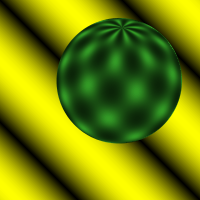
#> input picture image/sphere1.bmp, 200 x 200 px; the run also reads 1 picture not shown here
$ jupyter execute dense_optical_flow.ipynb   (text cells are left out)
#> lines starting #> are read from the running program, lines starting #| are printed output that depends on the picture; pictures that were not available may be replaced by others from this repository, and a replacement may not be noted
#> further down, image1 is the input picture: shape (200, 200, 3); mean B, G, R 5.8, 134, 117.1
[cell 1]
# Libraries
import numpy as np
import cv2
from matplotlib import pyplot as plt
from scipy.ndimage import convolve
import time

[cell 2]
# [11 lines left out: function image_gradient, not called in this run]

[cell 3]
# Function: Horn-Schunck Optical Flow method
# PI: Previous image (np.ndarray)
# LI: Last image (np.ndarray)
# corner_list: List corners
# window_size: Window size (tuple)
# Return: vx, vy, corner_list
def Horn_Schunck_Optical_Flow(beforeImg, afterImg, alpha=1, delta=0.01, num_iter=100, avg_kernel=np.zeros((3, 3))):
#> called with alpha = 1, delta = 0.1, num_iter = 100, avg_kernel = array of shape (3, 3)
    shape = np.shape(beforeImg)
#> shape = (200, 200)

    # set up initial values
    u = np.zeros(shape)
    v = np.zeros(shape)

    # Diff along x - column
    # np.pad:
    # +) array: afterImg
    # +) pad_width: number of values padded, The unique pad widths for each axis are defined as (before_1, after_1), (before_2, after_2), ... (before_N, after_N))
    # +) mode: it Pads with the edge values of the array
    fx = np.diff(np.pad(afterImg, ((0, 0), (0, 1)), 'edge'), axis=1).reshape(shape) / 2.0

    # Diff along y - row
    # np.pad:
    # +) array: afterImg
    # +) pad_width: number of values padded, The unique pad widths for each axis are defined as (before_1, after_1), (before_2, after_2), ... (before_N, after_N))
    # +) mode: it Pads with the edge values of the array
    fy = np.diff(np.pad(afterImg, ((0, 1), (0, 0)), 'edge'), axis=0).reshape(shape) / 2.0

    ft = afterImg - beforeImg

    iter_counter = 0

    while True:
        iter_counter += 1
        u_avg = convolve(u, avg_kernel)
        v_avg = convolve(v, avg_kernel)
        p = fx * u_avg + fy * v_avg + ft
        d = 4 * alpha**2 + fx**2 + fy**2
        prev = u

        u = u_avg - fx * (p / d)
        v = v_avg - fy * (p / d)

        diff = np.sqrt(np.sum((u - prev) ** 2))

        # Converges check
        if  diff <= delta or iter_counter >= num_iter:
            break
#> this loop made 100 passes
#> diff on passes 1 to 12: 119.7, 50.43, 26.93, 17.59, 12.81, 10.1, 8.38, 7.21, 6.37, 5.72, 5.21, 4.79
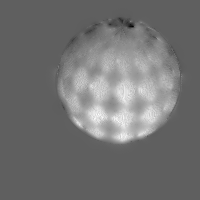
#> u: shape (200, 200) float64; min -3.61, max 6.04, mean 0.708; drawn with min black and max white
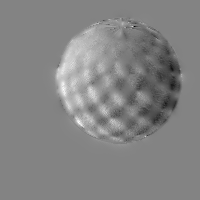
#> v: shape (200, 200) float64; min -3.53, max 3.31, mean 0.0174; drawn with min black and max white
#> after the loop, iter_counter = 100

    return u, v

[cell 4]
# Function: Plot Optical Flow
# PI: Previous image (np.ndarray)
# LI: Last image (np.ndarray)
# vx: vx (np.ndarray)
# vy: vy (np.ndarray)
# fig_size: Figure size (tuple)
# threshold: Threshold
# Result: Plot vector on the previous image
def plot_image_optical_flow(img, vx, vy, stride=10):
#> called with stride = 5
    height, width = img.shape[:2]
#> height = 200; width = 200
    x, y = np.meshgrid(np.arange(0, width, stride), np.arange(0, height, stride))
    x = x.flatten()
    y = y.flatten()
#> y = 1600 values from 0 to 195
    flow_vx = vx[::stride, ::stride].flatten()
#> flow_vx = 1600 values, max 5.39 at index 940, min -2.62 at index 226, mean 0.703
    flow_vy = vy[::stride, ::stride].flatten()
#> flow_vy = 1600 values, max 2.34 at index 773, min -2.58 at index 554, mean 0.0163

    plt.imshow(img)
    plt.quiver(x, y, flow_vx, flow_vy, color='y', angles='xy')
    plt.show()
#> figure, not shown here; B, G, R data is drawn as R, G, B

[cell 5]
# Function: Plot Optical Flow
# PI: Previous image (np.ndarray)
# LI: Last image (np.ndarray)
# vx: vx (np.ndarray)
# vy: vy (np.ndarray)
# fig_size: Figure size (tuple)
# threshold: Threshold
# Result: Plot vector on the previous image
def plot_video_optical_flow(img, vx, vy, stride=10):
    height, width = img.shape[:2]

    for i in range(0, height, stride):
        for j in range(0, width, stride):
            cv2.arrowedLine(img, (j, i), (int(j + vx[i][j]), int(i + vy[i][j])), color=(0, 255, 255),
                            thickness=1)
    cv2.imshow("frame", img)

def plot_video_hsv(img, vx, vy):
    hsv = np.zeros_like(img)
    mag, ang = cv2.cartToPolar(vx, vy)

    hsv[..., 0] = ang*180/np.pi/2
    hsv[..., 1] = 255
    hsv[..., 2] = cv2.normalize(mag, None, 0, 255, cv2.NORM_MINMAX)

    bgr = cv2.cvtColor(hsv, cv2.COLOR_HSV2BGR)
    cv2.imshow('frame', bgr)

def draw_flow(img, flow, step=10): # xem xet chuyen dong dang thay doi trong hinh anh

    h, w = img.shape[:2] # trich xuat chieu cao h = img.shape[0] va rong cua anh w = img.shape[1]
    y, x = np.mgrid[step/2:h:step, step/2:w:step].reshape(2,-1).astype(int)

    fx, fy = flow[y,x].T

    lines = np.vstack([x, y, x-fx, y-fy]).T.reshape(-1, 2, 2) # 2 cai anh ghep theo chieu doc
    lines = np.int32(lines + 0.5)

    cv2.polylines(img, lines, 0, (0, 255, 0)) # noi cac diem khong thang hang

    for (x1, y1), (_x2, _y2) in lines:
        cv2.circle(img, (x1, y1), 1, (0, 255, 0), -1)

    return img
# draw_hsv: create a visual representation of optical flow using the Hue-Saturation-Value (HSV) color space
def draw_hsv(flow):

    h, w = flow.shape[:2]
    fx, fy = flow[:,:,0], flow[:,:,1]
    # Calculate the angle between each vector and the horizontal axis
    ang = np.arctan2(fy, fx) + np.pi #  add np.pi to bring the angle to the range from 0 to 2*pi.
    # Calculate the length of each vector
    v = np.sqrt(fx*fx+fy*fy)
    # Create a 3-channel matrix (H x W x 3) all zero,
    # then feed the color information into this matrix according to the HSV standard
    hsv = np.zeros((h, w, 3), np.uint8) # tao 1 ma tran bang 0
    hsv[...,0] = ang*(180/(np.pi/2)) # bring the angle into the range from 0 to 180.
    hsv[...,1] = 255 # color saturation
    hsv[...,2] = np.minimum(v*4, 255) # The V channel contains the optical flow vector length value, multiplied by a factor of 4 and limited to a maximum value of 255 to ensure that the color is not too bright.
    bgr = cv2.cvtColor(hsv, cv2.COLOR_HSV2BGR)

    return bgr

[cell 6]
fig_size = (10, 10)
avg_kernel = np.array([[1 / 12, 1 / 6, 1 / 12],
                       [1 / 6 , 0    , 1 / 6 ],
                       [1 / 12, 1 / 6, 1 / 12]], float)

image1 = cv2.imread(r"image/sphere1.bmp")
gray_image1 = cv2.cvtColor(image1, cv2.COLOR_BGR2GRAY).astype(float)

image2 = cv2.imread(r"image/sphere2.bmp")
gray_image2 = cv2.cvtColor(image2, cv2.COLOR_BGR2GRAY).astype(float)

vx, vy = Horn_Schunck_Optical_Flow(beforeImg   = gray_image1,
                                   afterImg    = gray_image2,
                                   alpha       = 1          ,
                                   delta       = 0.1        ,
                                   num_iter    = 100        ,
                                   avg_kernel  = avg_kernel  )

plot_image_optical_flow(img    = image2,
                        vx     = vx    ,
                        vy     = vy    ,
                        stride = 5      )

[cell 7]
alpha = 15
delta = 0.1
num_iter = 50

resize_ratio = 2
video_path = "video/test.mp4"

# Read video
cap = cv2.VideoCapture(video_path)

# Take the first frame of the video
# ret: boolean return value, used to check whether the reading was successful
# first_frame: the first frame in the entire video sequence
ret, old_frame = cap.read()
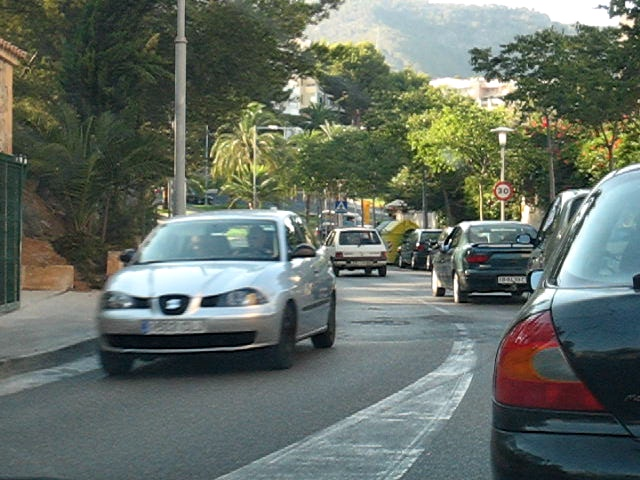
#> input picture image/car1.jpg, 640 x 480 px, given in place of test.mp4, which was not available
#> old_frame is the input picture: shape (480, 640, 3); mean B, G, R 100.4, 109.5, 100
shape = (int(old_frame.shape[1] / resize_ratio), int(old_frame.shape[0] / resize_ratio))
#> shape = (320, 240)
old_frame = cv2.resize(old_frame, shape)
#> old_frame: shape (240, 320, 3)
old_gray = cv2.cvtColor(old_frame, cv2.COLOR_BGR2GRAY)

# Create a mask image for drawing purposes
mask = np.zeros_like(old_frame)

avg_kernel = np.array([[1 / 12, 1 / 6, 1 / 12],
                       [1 / 6 , 0    , 1 / 6 ],
                       [1 / 12, 1 / 6, 1 / 12]], float)

while(True):
    ret, frame = cap.read()
    # if not ret:
    #     break
    start = time.time()
    frame = cv2.resize(frame, shape)
    frame_gray = cv2.cvtColor(frame, cv2.COLOR_BGR2GRAY)

    # Calculate Optical flow
    vx, vy = Horn_Schunck_Optical_Flow(beforeImg   = old_gray.astype(float)  ,
                                       afterImg    = frame_gray.astype(float),
                                       alpha       = alpha                   ,
                                       delta       = delta                   ,
                                       num_iter    = num_iter                ,
                                       avg_kernel  = avg_kernel               )
#> in Horn_Schunck_Optical_Flow (call 2), `ft = afterImg - beforeImg`: ft: shape (240, 320) float64; every value is 0
#> the loop in Horn_Schunck_Optical_Flow (call 2), `while True:` made 1 pass
#> diff on pass 1: 0
#> pass 1, in Horn_Schunck_Optical_Flow (call 2), `d = 4 * alpha**2 + fx**2 + fy**2`:
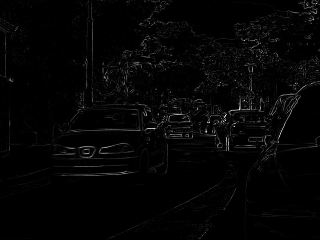
#> d: shape (240, 320) float64; min 900, max 11148.2, mean 1107; drawn with min black and max white
#> after the loop in Horn_Schunck_Optical_Flow (call 2), `while True:`: iter_counter = 1

    end = time.time()
    fps = 1. / (end - start)

    # describe the type of font
    # to be used.
    font = cv2.FONT_HERSHEY_SIMPLEX

    # Use putText() method for
    # inserting text on video
    cv2.putText(frame,
                str(round(fps, 2)) + " fps",
                (0, shape[1]),
                font, 1,
                (100, 255, 0),
                2,
                cv2.LINE_4)

    # Plot vector
    plot_video_optical_flow(frame, vx, vy, stride=5)

    if cv2.waitKey(30) & 0xff == 27: # Escape
#> (key Esc is pressed here)
        break

    # Now update the previous frame
    old_gray = frame_gray.copy()

cv2.destroyAllWindows()
cap.release()

[cell 8]
# Read video
cap = cv2.VideoCapture(video_path)

# Take the first frame of the video
# ret: boolean return value, used to check whether the reading was successful
# first_frame: the first frame in the entire video sequence
ret, old_frame = cap.read()
shape = (int(old_frame.shape[1] / resize_ratio), int(old_frame.shape[0] / resize_ratio))
old_frame = cv2.resize(old_frame, shape)
old_gray = cv2.cvtColor(old_frame, cv2.COLOR_BGR2GRAY)

avg_kernel = np.array([[1 / 12, 1 / 6, 1 / 12],
                       [1 / 6 , 0    , 1 / 6 ],
                       [1 / 12, 1 / 6, 1 / 12]], float)

while(True):
    ret, frame = cap.read()
    # if not ret:
    #     break
    start = time.time()
    frame = cv2.resize(frame, shape)
    frame_gray = cv2.cvtColor(frame, cv2.COLOR_BGR2GRAY)

    # Calculate Optical flow
    vx, vy = Horn_Schunck_Optical_Flow(beforeImg   = old_gray.astype(float)  ,
                                       afterImg    = frame_gray.astype(float),
                                       alpha       = alpha                   ,
                                       delta       = delta                   ,
                                       num_iter    = num_iter                ,
                                       avg_kernel  = avg_kernel               )

    end = time.time()
    fps = 1. / (end - start)

    # describe the type of font
    # to be used.
    font = cv2.FONT_HERSHEY_SIMPLEX
#> font = 0

    # Use putText() method for
    # inserting text on video
    cv2.putText(frame,
                str(round(fps, 2)) + " fps",
                (0, shape[1]),
                font, 1,
                (100, 255, 0),
                2,
                cv2.LINE_4)
#> frame: shape (240, 320, 3); mean B, G, R 100.4, 111.1, 99.2

    # Plot vector
    plot_video_hsv(frame, vx, vy)
#> in plot_video_hsv, `hsv[..., 0] = ang*180/np.pi/2`: hsv: shape (240, 320, 3); every value is 0

    if cv2.waitKey(30) & 0xff == 27: # Escape
#> (key Esc is pressed here)
        break

    # Now update the previous frame
    old_gray = frame_gray.copy()

cv2.destroyAllWindows()
cap.release()

[cell 9]
pyr_scale = 0.5 # Pyramid scale factor
levels = 2 # Number of pyramid levels
winsize = 6 # Window size for optical flow estimation
iterations = 3 # Number of iterations for optical flow estimation
poly_n = 5 # Size of the pixel neighborhood used to find polynomial expansion
poly_sigma = 1.1 # Standard deviation of the Gaussian used to smooth derivatives
flags = 0 # Flags for the Farneback algorithm

# Read video
cap = cv2.VideoCapture(video_path)

# Take the first frame of the video
# ret: boolean return value, used to check whether the reading was successful
# first_frame: the first frame in the entire video sequence
ret, old_frame = cap.read()
shape = (int(old_frame.shape[1] / resize_ratio), int(old_frame.shape[0] / resize_ratio))
old_frame = cv2.resize(old_frame, shape)
old_gray = cv2.cvtColor(old_frame, cv2.COLOR_BGR2GRAY)

while(True):
    ret, frame = cap.read()
    if not ret:
        break
    start = time.time()
    frame = cv2.resize(frame, shape)
    frame_gray = cv2.cvtColor(frame, cv2.COLOR_BGR2GRAY)

    flow = cv2.calcOpticalFlowFarneback(old_gray, frame_gray, None, 0.5, 3, 15, 3, 5, 1.2, 0)
    # pyr_scale	tham số, chỉ định tỷ lệ hình ảnh (<1) để xây dựng kim tự tháp cho mỗi hình ảnh;
    # pyr_scale = 0,5 có nghĩa là một kim tự tháp cổ điển,
    # trong đó mỗi lớp tiếp theo nhỏ hơn hai lần so với lớp trước
    # levels 3: số lớp kim tự tháp bao gồm cả hình ảnh ban đầu
    # winsize 15: trung bình kích thước cửa sổ; giá trị lớn hơn làm tăng độ chắc chắn của thuật toán
    # đối với nhiễu hình ảnh và mang lại nhiều cơ hội hơn để phát hiện chuyển động nhanh,
    # nhưng mang lại trường chuyển động mờ hơn
    # iterations 3: số lần lặp lại mà thuật toán thực hiện ở mỗi cấp kim tự tháp
    # poly_n 5: kích thước của vùng lân cận pixel được sử dụng để tìm sự mở rộng đa thức trong mỗi pixel
    # poly_sigma 1.2: độ lệch chuẩn của Gaussian được sử dụng để làm trơn các đạo hàm được
    # sử dụng làm cơ sở cho việc khai triển đa thức

    end = time.time()
    fps = 1. / (end - start)

    # describe the type of font
    # to be used.
    font = cv2.FONT_HERSHEY_SIMPLEX

    # Use putText() method for
    # inserting text on video
    cv2.putText(frame,
                str(round(fps, 2)) + " fps",
                (0, shape[1]),
                font, 1,
                (100, 255, 0),
                2,
                cv2.LINE_4)
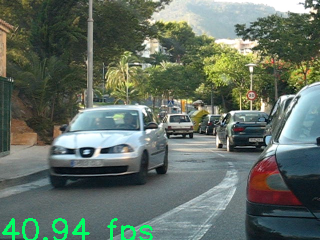
#> frame: shape (240, 320, 3); mean B, G, R 100.4, 111.5, 99

    cv2.imshow('flow', draw_flow(frame, flow, step = 10))
#> in draw_flow, `fx, fy = flow[y,x].T`: fx = 768 values, max 0.0241 at index 512, min -0.00993 at index 735, mean 3.95e-05; fy = 768 values, max 0.00802 at index 671, min -0.0284 at index 736, mean -6.33e-05
#> the loop in draw_flow, `for (x1, y1), (_x2, _y2) in lines:` made 768 passes
#> (x1, y1, _x2, _y2) on passes 1 to 3: (5, 5, 5, 5), (15, 5, 15, 5), (25, 5, 25, 5)
#> after the loop in draw_flow, `for (x1, y1), (_x2, _y2) in lines:`:
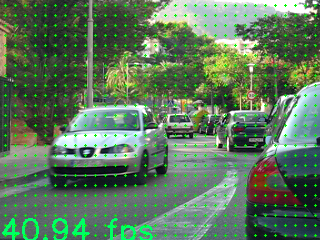
#> img: shape (240, 320, 3); mean B, G, R 95.4, 118.6, 94

    if cv2.waitKey(30) & 0xff == 27: # Escape
#> (key Esc is pressed here)
        break

    # Now update the previous frame
    old_gray = frame_gray.copy()

cv2.destroyAllWindows()
cap.release()

[cell 10]
pyr_scale = 0.5 # Pyramid scale factor
levels = 2 # Number of pyramid levels
winsize = 15 # Window size for optical flow estimation
iterations = 3 # Number of iterations for optical flow estimation
poly_n = 5 # Size of the pixel neighborhood used to find polynomial expansion
poly_sigma = 1.1 # Standard deviation of the Gaussian used to smooth derivatives
flags = 0 # Flags for the Farneback algorithm

# Read video
cap = cv2.VideoCapture(video_path)

# Take the first frame of the video
# ret: boolean return value, used to check whether the reading was successful
# first_frame: the first frame in the entire video sequence
ret, old_frame = cap.read()
shape = (int(old_frame.shape[1] / resize_ratio), int(old_frame.shape[0] / resize_ratio))
old_frame = cv2.resize(old_frame, shape)
old_gray = cv2.cvtColor(old_frame, cv2.COLOR_BGR2GRAY)

while(True):
    ret, frame = cap.read()
    if not ret:
        break
    start = time.time()
    frame = cv2.resize(frame, shape)
    frame_gray = cv2.cvtColor(frame, cv2.COLOR_BGR2GRAY)

    flow = cv2.calcOpticalFlowFarneback(old_gray, frame_gray, None, 0.5, 3, 15, 3, 5, 1.2, 0)
    # pyr_scale	tham số, chỉ định tỷ lệ hình ảnh (<1) để xây dựng kim tự tháp cho mỗi hình ảnh;
    # pyr_scale = 0,5 có nghĩa là một kim tự tháp cổ điển,
    # trong đó mỗi lớp tiếp theo nhỏ hơn hai lần so với lớp trước
    # levels 3: số lớp kim tự tháp bao gồm cả hình ảnh ban đầu
    # winsize 15: trung bình kích thước cửa sổ; giá trị lớn hơn làm tăng độ chắc chắn của thuật toán
    # đối với nhiễu hình ảnh và mang lại nhiều cơ hội hơn để phát hiện chuyển động nhanh,
    # nhưng mang lại trường chuyển động mờ hơn
    # iterations 3: số lần lặp lại mà thuật toán thực hiện ở mỗi cấp kim tự tháp
    # poly_n 5: kích thước của vùng lân cận pixel được sử dụng để tìm sự mở rộng đa thức trong mỗi pixel
    # poly_sigma 1.2: độ lệch chuẩn của Gaussian được sử dụng để làm trơn các đạo hàm được
    # sử dụng làm cơ sở cho việc khai triển đa thức

    end = time.time()
    fps = 1. / (end - start)

    # describe the type of font
    # to be used.
    font = cv2.FONT_HERSHEY_SIMPLEX

    # Use putText() method for
    # inserting text on video
    cv2.putText(frame,
                str(round(fps, 2)) + " fps",
                (0, shape[1]),
                font, 1,
                (100, 255, 0),
                2,
                cv2.LINE_4)
#> frame: shape (240, 320, 3); mean B, G, R 100.4, 111.4, 99.1

    cv2.imshow('flow HSV', draw_hsv(flow))
#> in draw_hsv, `fx, fy = flow[:,:,0], flow[:,:,1]`:
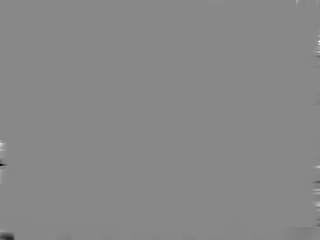
#> fy: shape (240, 320) float32; min -0.0655, max 0.0573, mean -4.08e-05; drawn with min black and max white
#> in draw_hsv, `ang = np.arctan2(fy, fx) + np.pi`:
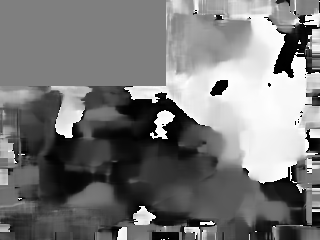
#> ang: shape (240, 320) float32; min 0.000224, max 6.28, mean 2.97; drawn with min black and max white
#> in draw_hsv, `hsv[...,1] = 255`:
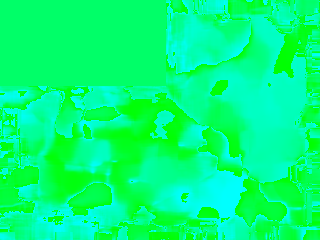
#> hsv: shape (240, 320, 3); mean of channels 0, 1, 2 122.9, 255, 0; drawn as B, G, R

    if cv2.waitKey(30) & 0xff == 27: # Escape
#> (key Esc is pressed here)
        break

    # Now update the previous frame
    old_gray = frame_gray.copy()

cv2.destroyAllWindows()
cap.release()

[cell 11]
alpha = 15
delta = 0.1
num_iter = 50

resize_ratio = 2

# Read video
cap = cv2.VideoCapture(0)

# Take the first frame of the video
# ret: boolean return value, used to check whether the reading was successful
# first_frame: the first frame in the entire video sequence
ret, old_frame = cap.read()
shape = (int(old_frame.shape[1] / resize_ratio), int(old_frame.shape[0] / resize_ratio))
old_frame = cv2.resize(old_frame, shape)
old_gray = cv2.cvtColor(old_frame, cv2.COLOR_BGR2GRAY)

# Create a mask image for drawing purposes
mask = np.zeros_like(old_frame)

avg_kernel = np.array([[1 / 12, 1 / 6, 1 / 12],
                       [1 / 6 , 0    , 1 / 6 ],
                       [1 / 12, 1 / 6, 1 / 12]], float)


while(True):
    ret, frame = cap.read()
    # if not ret:
    #     break
    start = time.time()
    frame = cv2.resize(frame, shape)
    frame_gray = cv2.cvtColor(frame, cv2.COLOR_BGR2GRAY)

    # Calculate Optical flow
    vx, vy = Horn_Schunck_Optical_Flow(beforeImg   = old_gray.astype(float)  ,
                                       afterImg    = frame_gray.astype(float),
                                       alpha       = alpha                   ,
                                       delta       = delta                   ,
                                       num_iter    = num_iter                ,
                                       avg_kernel  = avg_kernel               )

    end = time.time()
    fps = 1. / (end - start)

    # describe the type of font
    # to be used.
    font = cv2.FONT_HERSHEY_SIMPLEX

    # Use putText() method for
    # inserting text on video
    cv2.putText(frame,
                str(round(fps, 2)) + " fps",
                (0, shape[1]),
                font, 1,
                (100, 255, 0),
                2,
                cv2.LINE_4)

    # Plot vector
    plot_video_optical_flow(frame, vx, vy, stride=5)

    if cv2.waitKey(30) & 0xff == 27: # Escape
#> (key Esc is pressed here)
        break

    # Now update the previous frame
    old_gray = frame_gray.copy()


# After the loop release the cap object
cap.release()
# Destroy all the windows
cv2.destroyAllWindows()

[cell 12]
pyr_scale = 0.5 # Pyramid scale factor
levels = 2 # Number of pyramid levels
winsize = 6 # Window size for optical flow estimation
iterations = 3 # Number of iterations for optical flow estimation
poly_n = 5 # Size of the pixel neighborhood used to find polynomial expansion
poly_sigma = 1.1 # Standard deviation of the Gaussian used to smooth derivatives
flags = 0 # Flags for the Farneback algorithm

# Read video
cap = cv2.VideoCapture(0)

# Take the first frame of the video
# ret: boolean return value, used to check whether the reading was successful
# first_frame: the first frame in the entire video sequence
ret, old_frame = cap.read()
shape = (int(old_frame.shape[1] / resize_ratio), int(old_frame.shape[0] / resize_ratio))
old_frame = cv2.resize(old_frame, shape)
old_gray = cv2.cvtColor(old_frame, cv2.COLOR_BGR2GRAY)

while(True):
    ret, frame = cap.read()
    if not ret:
        break
    start = time.time()
    frame = cv2.resize(frame, shape)
    frame_gray = cv2.cvtColor(frame, cv2.COLOR_BGR2GRAY)

    flow = cv2.calcOpticalFlowFarneback(old_gray, frame_gray, None, 0.5, 3, 15, 3, 5, 1.2, 0)
    # pyr_scale	tham số, chỉ định tỷ lệ hình ảnh (<1) để xây dựng kim tự tháp cho mỗi hình ảnh;
    # pyr_scale = 0,5 có nghĩa là một kim tự tháp cổ điển,
    # trong đó mỗi lớp tiếp theo nhỏ hơn hai lần so với lớp trước
    # levels 3: số lớp kim tự tháp bao gồm cả hình ảnh ban đầu
    # winsize 15: trung bình kích thước cửa sổ; giá trị lớn hơn làm tăng độ chắc chắn của thuật toán
    # đối với nhiễu hình ảnh và mang lại nhiều cơ hội hơn để phát hiện chuyển động nhanh,
    # nhưng mang lại trường chuyển động mờ hơn
    # iterations 3: số lần lặp lại mà thuật toán thực hiện ở mỗi cấp kim tự tháp
    # poly_n 5: kích thước của vùng lân cận pixel được sử dụng để tìm sự mở rộng đa thức trong mỗi pixel
    # poly_sigma 1.2: độ lệch chuẩn của Gaussian được sử dụng để làm trơn các đạo hàm được
    # sử dụng làm cơ sở cho việc khai triển đa thức

    end = time.time()
    fps = 1. / (end - start)

    # describe the type of font
    # to be used.
    font = cv2.FONT_HERSHEY_SIMPLEX

    # Use putText() method for
    # inserting text on video
    cv2.putText(frame,
                str(round(fps, 2)) + " fps",
                (0, shape[1]),
                font, 1,
                (100, 255, 0),
                2,
                cv2.LINE_4)

    cv2.imshow('flow', draw_flow(frame, flow, step = 10))
#> call 2 of draw_flow, with flow = array of shape (240, 320, 2), step = 10
#> the loop in draw_flow (call 2), `for (x1, y1), (_x2, _y2) in lines:` made 768 passes
#> after the loop in draw_flow (call 2), `for (x1, y1), (_x2, _y2) in lines:`:
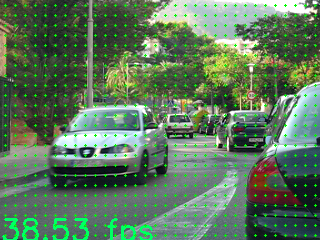
#> img: shape (240, 320, 3); mean B, G, R 95.4, 118.6, 94

    if cv2.waitKey(30) & 0xff == 27: # Escape
#> (key Esc is pressed here)
        break

    # Now update the previous frame
    old_gray = frame_gray.copy()

cv2.destroyAllWindows()
cap.release()
